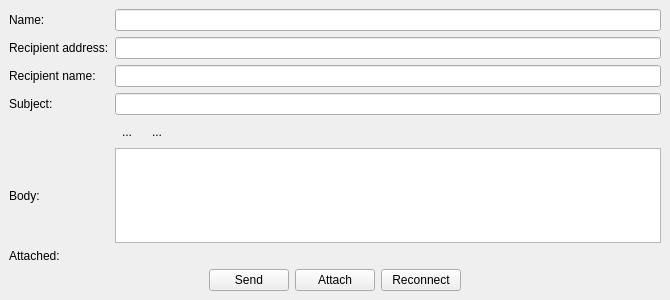
<?xml version="1.0" encoding="UTF-8"?>
<ui version="4.0">
 <class>MainWindow</class>
 <widget class="QMainWindow" name="MainWindow">
  <property name="geometry">
   <rect>
    <x>0</x>
    <y>0</y>
    <width>670</width>
    <height>300</height>
   </rect>
  </property>
  <property name="windowTitle">
   <string>SMTP Sender</string>
  </property>
  <widget class="QWidget" name="centralwidget">
   <layout class="QGridLayout" name="gridLayout">
    <item row="6" column="0">
     <widget class="QLabel" name="label_3">
      <property name="text">
       <string>Attached:</string>
      </property>
     </widget>
    </item>
    <item row="1" column="1">
     <widget class="QLineEdit" name="recipientAddress"/>
    </item>
    <item row="2" column="1">
     <widget class="QLineEdit" name="recipientName"/>
    </item>
    <item row="3" column="1">
     <widget class="QLineEdit" name="subject"/>
    </item>
    <item row="6" column="1">
     <widget class="QLabel" name="attached">
      <property name="text">
       <string/>
      </property>
     </widget>
    </item>
    <item row="0" column="1">
     <widget class="QLineEdit" name="name"/>
    </item>
    <item row="2" column="0">
     <widget class="QLabel" name="label_5">
      <property name="text">
       <string>Recipient name:</string>
      </property>
     </widget>
    </item>
    <item row="1" column="0">
     <widget class="QLabel" name="label_4">
      <property name="text">
       <string>Recipient address:</string>
      </property>
     </widget>
    </item>
    <item row="5" column="1">
     <widget class="QTextEdit" name="body"/>
    </item>
    <item row="3" column="0">
     <widget class="QLabel" name="label">
      <property name="text">
       <string>Subject:</string>
      </property>
     </widget>
    </item>
    <item row="7" column="0" colspan="2">
     <layout class="QHBoxLayout" name="horizontalLayout">
      <item>
       <spacer name="horizontalSpacer_2">
        <property name="orientation">
         <enum>Qt::Horizontal</enum>
        </property>
        <property name="sizeHint" stdset="0">
         <size>
          <width>40</width>
          <height>20</height>
         </size>
        </property>
       </spacer>
      </item>
      <item>
       <widget class="QPushButton" name="send">
        <property name="text">
         <string>Send</string>
        </property>
       </widget>
      </item>
      <item>
       <widget class="QPushButton" name="attach">
        <property name="text">
         <string>Attach</string>
        </property>
       </widget>
      </item>
      <item>
       <widget class="QPushButton" name="reconnect">
        <property name="text">
         <string>Reconnect</string>
        </property>
       </widget>
      </item>
      <item>
       <spacer name="horizontalSpacer">
        <property name="orientation">
         <enum>Qt::Horizontal</enum>
        </property>
        <property name="sizeHint" stdset="0">
         <size>
          <width>40</width>
          <height>20</height>
         </size>
        </property>
       </spacer>
      </item>
     </layout>
    </item>
    <item row="5" column="0">
     <widget class="QLabel" name="label_2">
      <property name="text">
       <string>Body:</string>
      </property>
     </widget>
    </item>
    <item row="0" column="0">
     <widget class="QLabel" name="label_6">
      <property name="text">
       <string>Name:</string>
      </property>
     </widget>
    </item>
    <item row="4" column="1">
     <layout class="QHBoxLayout" name="horizontalLayout_2">
      <item>
       <widget class="QToolButton" name="bold">
        <property name="text">
         <string>...</string>
        </property>
        <property name="icon">
         <iconset resource="resource.qrc">
          <normaloff>:/resources/bold.png</normaloff>:/resources/bold.png</iconset>
        </property>
        <property name="checkable">
         <bool>true</bool>
        </property>
        <property name="autoRaise">
         <bool>true</bool>
        </property>
       </widget>
      </item>
      <item>
       <widget class="QToolButton" name="font">
        <property name="text">
         <string>...</string>
        </property>
        <property name="icon">
         <iconset resource="resource.qrc">
          <normaloff>:/resources/font.png</normaloff>:/resources/font.png</iconset>
        </property>
        <property name="checkable">
         <bool>false</bool>
        </property>
        <property name="autoRaise">
         <bool>true</bool>
        </property>
       </widget>
      </item>
      <item>
       <spacer name="horizontalSpacer_3">
        <property name="orientation">
         <enum>Qt::Horizontal</enum>
        </property>
        <property name="sizeHint" stdset="0">
         <size>
          <width>40</width>
          <height>20</height>
         </size>
        </property>
       </spacer>
      </item>
     </layout>
    </item>
   </layout>
  </widget>
 </widget>
 <resources>
  <include location="resource.qrc"/>
 </resources>
 <connections/>
</ui>
